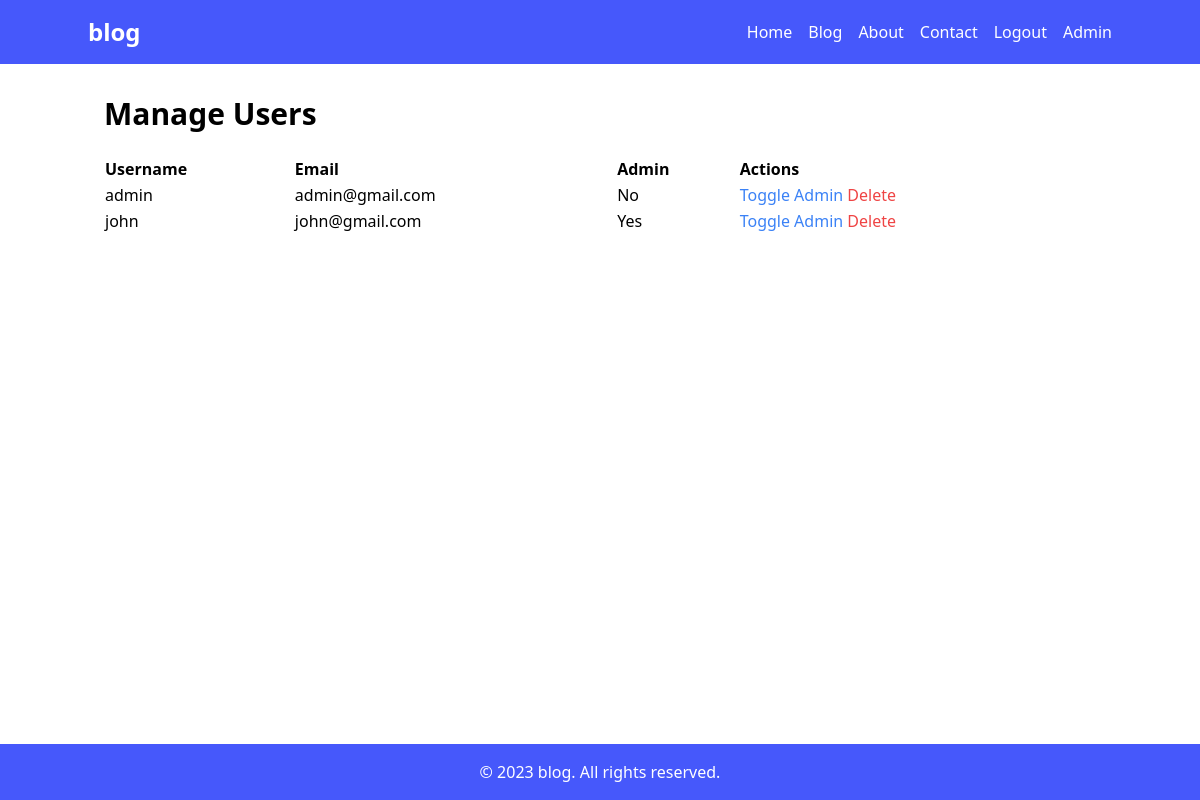
/admin/users (signed in), run on the app's committed database.
### app/models.py (models this page shows, shortened)
class User(UserMixin, db.Model):
    id = db.Column(db.Integer, primary_key=True)
    username = db.Column(db.String(80), unique=True, nullable=False)
    email = db.Column(db.String(120), unique=True, nullable=False)
    password_hash = db.Column(db.String(128))
    posts = db.relationship('Post', backref='author', lazy=True)
    is_admin = db.Column(db.Boolean, default=False)
    created_at = db.Column(db.DateTime, default=datetime.utcnow)
    def is_administrator(self):
        return self.is_admin

### app/admin.py (the view)
@admin.route('/admin/users')
@login_required
@admin_required
def manage_users():
    users = User.query.all()
    return render_template('admin/users.html', users=users)

### app/__init__.py (called while the page is built)
@login_manager.user_loader
def load_user(user_id):
    return User.query.get(int(user_id))

### app/admin.py (called while the page is built)
def admin_required(f):
    @wraps(f)
    def decorated_function(*args, **kwargs):
        if not current_user.is_authenticated or not current_user.is_administrator():
            flash('You need to be an admin to access this page.', 'error')
            return redirect(url_for('main.home'))
        return f(*args, **kwargs)
    return decorated_function

### app/templates/admin/users.html
{% extends "base.html" %}
{% block content %}
<div class="container mx-auto px-4 py-8">
    <h1 class="text-3xl font-bold mb-6">Manage Users</h1>
    <table class="w-full">
        <thead>
            <tr>
                <th class="text-left">Username</th>
                <th class="text-left">Email</th>
                <th class="text-left">Admin</th>
                <th class="text-left">Actions</th>
            </tr>
        </thead>
        <tbody>
            {% for user in users %}
            <tr>
                <td>{{ user.username }}</td>
                <td>{{ user.email }}</td>
                <td>{{ 'Yes' if user.is_admin else 'No' }}</td>
                <td>
                    <form action="{{ url_for('admin.toggle_admin', user_id=user.id) }}" method="POST" class="inline">
                        <button type="submit" class="text-blue-500">Toggle Admin</button>
                    </form>
                    <form action="{{ url_for('admin.delete_user', user_id=user.id) }}" method="POST" class="inline">
                        <button type="submit" class="text-red-500" onclick="return confirm('Are you sure you want to delete this user?')">Delete</button>
                    </form>
                </td>
            </tr>
            {% endfor %}
        </tbody>
    </table>
</div>
{% endblock %}

### data on the page
User: username "admin", email "admin@gmail.com", is_admin "No"
User: username "john", email "john@gmail.com", is_admin "Yes"
